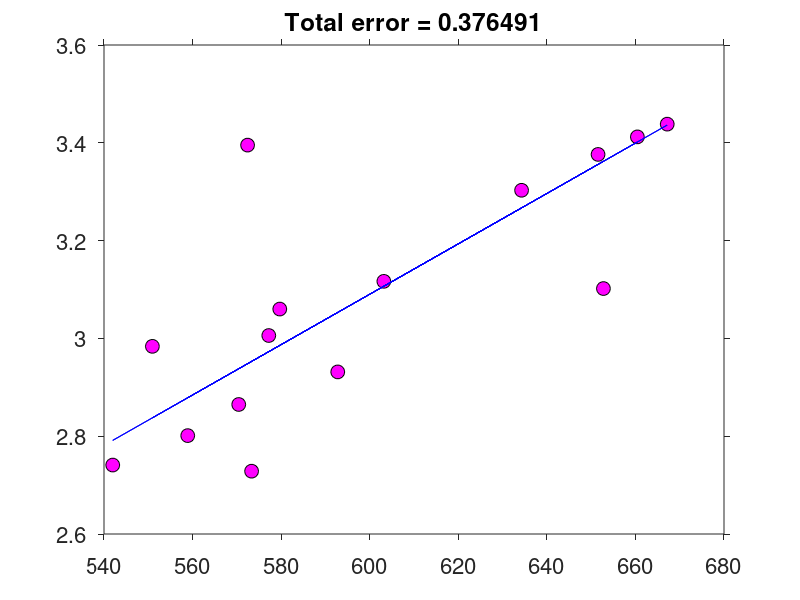

Write the MATLAB code that produced this figure.
clearvars;

% read the data
D=csvread('GPAvsLSAT.csv');
x = D(:,1);
y = D(:,2);

% plot the data
figure(1);
plot(x,y,'ko','MarkerFaceColor','m','MarkerSize',10);
set(gca,'FontSize',16,'TickDir','out');

% Matrix 6
N = length(x);
G = ones(N,2);
G(:,2) = x;

% Guess for m
mguess=[0 mean(y./x)]';
ypred = G*mguess; % my predicted y

% plot the line
hold on;
plot(x,ypred,'b-');

hold off;

% error vector;
e = y-ypred;
etotal = e'*e;
title(sprintf('Total error = %g',etotal));